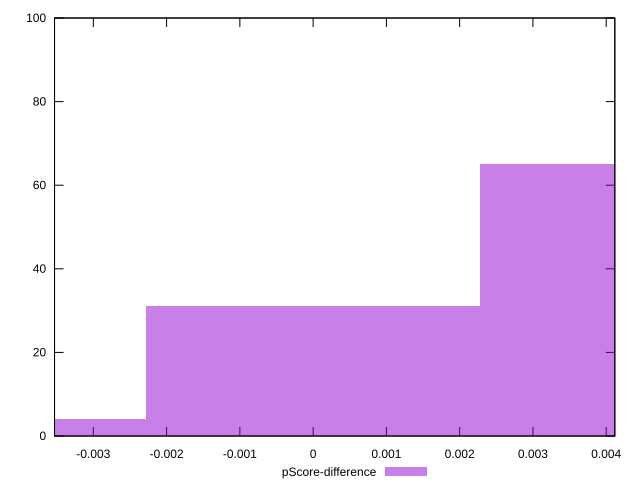

The gnuplot source for this figure:
reset

$pScoreDifference <<EOF
0 31
0.004555886095268227 65
-0.004555886095268227 4
EOF

set key outside below
set boxwidth 0.004555886095268227
set xrange [-0.0035294117647059475:0.004117647058823504]
set yrange [0:100]
set trange [0:100]
set style fill transparent solid 0.5 noborder
set terminal svg size 640, 490 enhanced background rgb 'white'
set output "report_00019_2021-02-10T18-14-37.922Z//unused-javascript/samples/pages+cached+noadtech+nomedia/pScore-difference/histogram.svg"

plot $pScoreDifference title "pScore-difference" with boxes

reset
